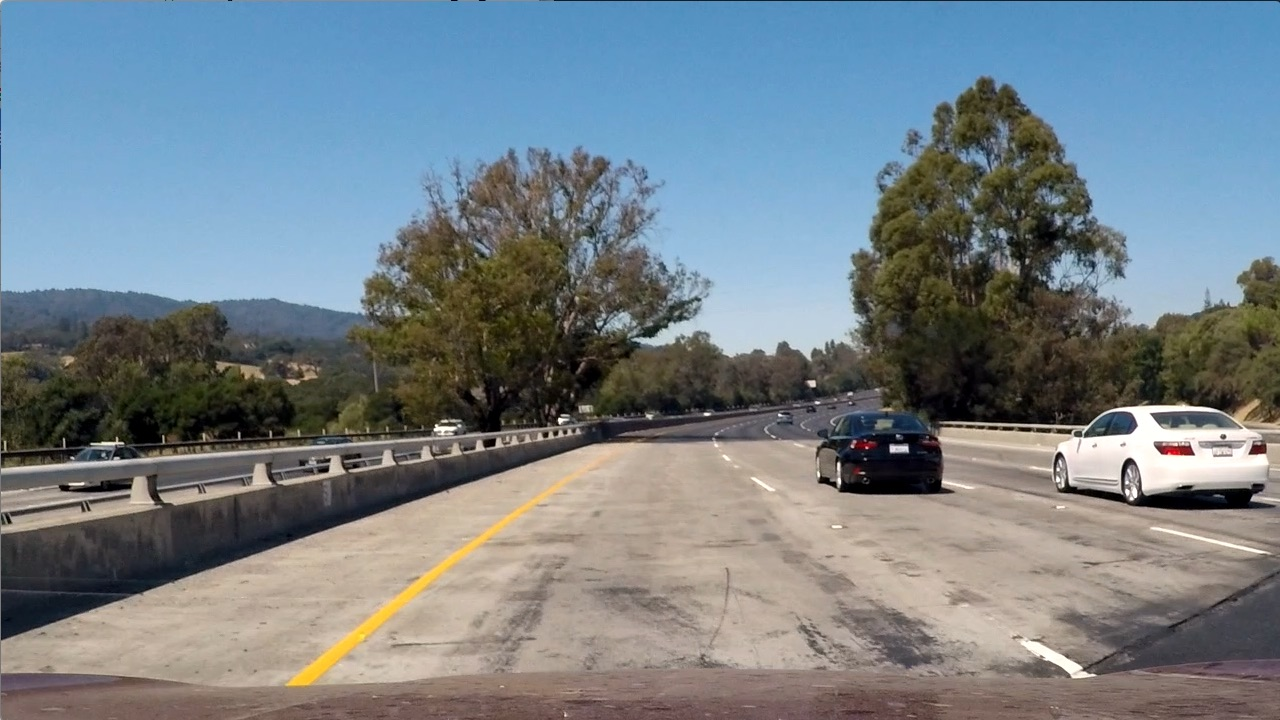
#> input picture test_images/test1.jpg, 1280 x 720 px
$ jupyter execute --allow-errors VDet.ipynb   (shell and % lines are left out)   (older library calls are emulated)
#> lines starting #> are read from the running program, lines starting #| are printed output that depends on the picture
[cell 1]
#Code pipelines are used from udacity course quizes

[cell 2]
import matplotlib.image as mpimg
import matplotlib.pyplot as plt
import numpy as np
import cv2
import glob
import time
from sklearn.svm import LinearSVC
from sklearn.preprocessing import StandardScaler
from skimage.feature import hog
from sklearn.model_selection import train_test_split
from skimage.feature import hog

[cell 3]
#Extracting the vehicle and non vehicle images
img1 = glob.glob('vehicles/*/*')
img2 = glob.glob('non-vehicles/*/*')
print(len(img1))
print(len(img2))
y = np.hstack(( (np.ones(len(img1))) , (np.zeros(len(img2))) ))
print("done")

#> (a cell that did not finish here is left out)

[cell 5]
#dataset features

print(y.shape)
'''plt.imshow(ximages[11])
print(y[11])'''

[cell 6]
# Define a function to return HOG features and visualization
def get_hog_features(img, orient, pix_per_cell, cell_per_block,
                        vis=False, feature_vec=True):
    # Call with two outputs if vis==True
    if vis == True:
        features, hog_image = hog(img, orientations=orient,
                                  pixels_per_cell=(pix_per_cell, pix_per_cell),
                                  cells_per_block=(cell_per_block, cell_per_block),
                                  transform_sqrt=True,
                                  visualise=vis, feature_vector=feature_vec)
        return features, hog_image
    # Otherwise call with one output
    else:
        features = hog(img, orientations=orient,
                       pixels_per_cell=(pix_per_cell, pix_per_cell),
                       cells_per_block=(cell_per_block, cell_per_block),
                       transform_sqrt=True,
                       visualise=vis, feature_vector=feature_vec)
        return features

# Define a function to compute binned color features
def bin_spatial(img, size=(32, 32)):
    # Use cv2.resize().ravel() to create the feature vector
    features = cv2.resize(img, size).ravel()
    # Return the feature vector
    return features

# Define a function to compute color histogram features
# NEED TO CHANGE bins_range if reading .png files with mpimg!
def color_hist(img, nbins=32, bins_range=(0, 256)):
    # Compute the histogram of the color channels separately
    channel1_hist = np.histogram(img[:,:,0], bins=nbins, range=bins_range)
    channel2_hist = np.histogram(img[:,:,1], bins=nbins, range=bins_range)
    channel3_hist = np.histogram(img[:,:,2], bins=nbins, range=bins_range)
    # Concatenate the histograms into a single feature vector
    hist_features = np.concatenate((channel1_hist[0], channel2_hist[0], channel3_hist[0]))
    # Return the individual histograms, bin_centers and feature vector
    return hist_features

#> (a cell that did not finish here is left out)

[cell 8]
# Define a function to extract features from a list of images
# Have this function call bin_spatial() and color_hist()
def extract_features(imgs, color_space='RGB', spatial_size=(32, 32),
                        hist_bins=32, orient=9,
                        pix_per_cell=8, cell_per_block=2, hog_channel=0,
                        spatial_feat=True, hist_feat=True, hog_feat=True):
    # Create a list to append feature vectors to
    features = []
    # Iterate through the list of images
    for file in imgs:
        file_features = []
        file_features2 = []
        # Read in each one by one
        image = mpimg.imread(file)
        # apply color conversion if other than 'RGB'
        if color_space != 'RGB':
            if color_space == 'HSV':
                feature_image = cv2.cvtColor(image, cv2.COLOR_RGB2HSV)
            elif color_space == 'LUV':
                feature_image = cv2.cvtColor(image, cv2.COLOR_RGB2LUV)
            elif color_space == 'HLS':
                feature_image = cv2.cvtColor(image, cv2.COLOR_RGB2HLS)
            elif color_space == 'YUV':
                feature_image = cv2.cvtColor(image, cv2.COLOR_RGB2YUV)
            elif color_space == 'YCrCb':
                feature_image = cv2.cvtColor(image, cv2.COLOR_RGB2YCrCb)
        else: feature_image = np.copy(image)


        spatial_features = bin_spatial(feature_image, size=spatial_size)
        file_features.append(spatial_features)
        # Apply color_hist()
        hist_features = color_hist(feature_image, nbins=hist_bins)
        file_features.append(hist_features)
        # Call get_hog_features() with vis=False, feature_vec=True
        if hog_channel == 'ALL':
            hog_features = []
            for channel in range(feature_image.shape[2]):
                hog_features.append(get_hog_features(feature_image[:,:,channel],
                                    orient, pix_per_cell, cell_per_block,
                                    vis=False, feature_vec=True))
            hog_features = np.ravel(hog_features)
        else:
            hog_features = get_hog_features(feature_image[:,:,hog_channel], orient,
                            pix_per_cell, cell_per_block, vis=False, feature_vec=True)
            # Append the new feature vector to the features list
        file_features.append(hog_features)

        features.append(np.concatenate(file_features))


        feature_image2 = cv2.flip(feature_image,1)

        spatial_features = bin_spatial(feature_image, size=spatial_size)
        file_features2.append(spatial_features)
        # Apply color_hist()
        hist_features = color_hist(feature_image, nbins=hist_bins)
        file_features2.append(hist_features)
        # Call get_hog_features() with vis=False, feature_vec=True
        if hog_channel == 'ALL':
            hog_features = []
            for channel in range(feature_image.shape[2]):
                hog_features.append(get_hog_features(feature_image[:,:,channel],
                                    orient, pix_per_cell, cell_per_block,
                                    vis=False, feature_vec=True))
            hog_features = np.ravel(hog_features)
        else:
            hog_features = get_hog_features(feature_image[:,:,hog_channel], orient,
                            pix_per_cell, cell_per_block, vis=False, feature_vec=True)
            # Append the new feature vector to the features list
        file_features2.append(hog_features)
        features.append(np.concatenate(file_features2))
    # Return list of feature vectors
    return features

[cell 9]
color_space = 'LUV'

'''def extract_features(imgs, color_space='RGB', spatial_size=(32, 32),
                        hist_bins=32, orient=9,
                        pix_per_cell=8, cell_per_block=2, hog_channel=0,
                        spatial_feat=True, hist_feat=True, hog_feat=True)
'''
f1 = extract_features(img1, color_space=color_space, spatial_size = (16,16),
                        hist_bins=32, orient = 8, pix_per_cell=8,
                        cell_per_block=2, hog_channel=0,spatial_feat=True, hist_feat=True, hog_feat=True)
f2 = extract_features(img2, color_space=color_space, spatial_size = (16,16),
                        hist_bins=32, orient = 8, pix_per_cell=8,
                        cell_per_block=2, hog_channel=0,spatial_feat=True, hist_feat=True, hog_feat=True)
print("done")

[cell 10]
print(len(f1))
print(len(f2))

[cell 11]
xtrain = np.vstack((f1,f2)).astype(np.float64)
ytrain = np.hstack(( (np.ones(len(f1))) , (np.zeros(len(f2))) ))
print(xtrain.shape)
print(ytrain.shape)

#> (the rest of this cell did not finish here and is left out)

[cell 12]
def slide_window(img, x_start_stop=[None, None], y_start_stop=[None, None],
                    xy_window=(64, 64), xy_overlap=(0.5, 0.5)):
    # If x and/or y start/stop positions not defined, set to image size
    if x_start_stop[0] == None:
        x_start_stop[0] = 0
    if x_start_stop[1] == None:
        x_start_stop[1] = img.shape[1]
    if y_start_stop[0] == None:
        y_start_stop[0] = 0
    if y_start_stop[1] == None:
        y_start_stop[1] = img.shape[0]
    # Compute the span of the region to be searched
    xspan = x_start_stop[1] - x_start_stop[0]
    yspan = y_start_stop[1] - y_start_stop[0]
    # Compute the number of pixels per step in x/y
    nx_pix_per_step = np.int(xy_window[0]*(1 - xy_overlap[0]))
    ny_pix_per_step = np.int(xy_window[1]*(1 - xy_overlap[1]))
    # Compute the number of windows in x/y
    nx_buffer = np.int(xy_window[0]*(xy_overlap[0]))
    ny_buffer = np.int(xy_window[1]*(xy_overlap[1]))
    nx_windows = np.int((xspan-nx_buffer)/nx_pix_per_step)
    ny_windows = np.int((yspan-ny_buffer)/ny_pix_per_step)
    # Initialize a list to append window positions to
    window_list = []
    # Loop through finding x and y window positions
    # Note: you could vectorize this step, but in practice
    # you'll be considering windows one by one with your
    # classifier, so looping makes sense
    for ys in range(ny_windows):
        for xs in range(nx_windows):
            # Calculate window position
            startx = xs*nx_pix_per_step + x_start_stop[0]
            endx = startx + xy_window[0]
            starty = ys*ny_pix_per_step + y_start_stop[0]
            endy = starty + xy_window[1]
            # Append window position to list
            window_list.append(((startx, starty), (endx, endy)))
    # Return the list of windows
    return window_list

# Define a function to draw bounding boxes on an image
def draw_boxes(img, bboxes, color, thick=6):
    imcopy = np.copy(img) # Make a copy of the image
    for bbox in bboxes: # Iterate through the bounding boxes
        cv2.rectangle(imcopy, bbox[0], bbox[1], color, thick)
    return imcopy

timg = mpimg.imread('test_images/test1.jpg')
#> timg is the input picture: shape (720, 1280, 3); mean R, G, B 117.5, 128.7, 135.5
plt.imshow(timg)
plt.show()
windows = slide_window(timg, x_start_stop=(0, timg.shape[1]), y_start_stop=(0, timg.shape[0]),
                    xy_window=(128, 128), xy_overlap=(0.5, 0.5))
#> windows = 190 items
window_img = draw_boxes(timg, windows, color=(0, 0, 255), thick=6)
#> the loop in draw_boxes, `for bbox in bboxes:` made 190 passes
#> bbox on passes 1 to 3: ((0, 0), (128, 128)), ((64, 0), (192, 128)), ((128, 0), (256, 128))
#> after the loop in draw_boxes, `for bbox in bboxes:`:
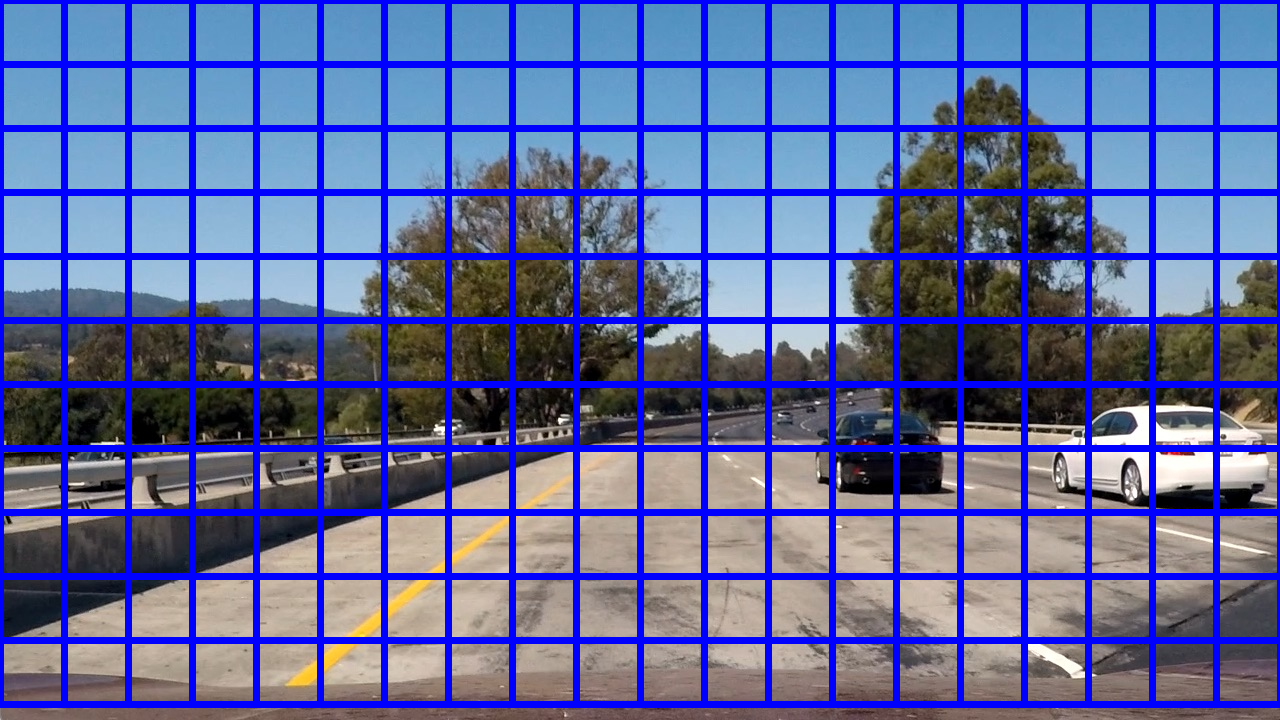
#> imcopy: shape (720, 1280, 3); mean R, G, B 92.9, 101.9, 160.4
plt.imshow(window_img)
plt.show()

[cell 13]
# [44 lines left out: function single_img_features, not called in this run]

[cell 14]
# Define a function you will pass an image
# and the list of windows to be searched (output of slide_windows())
# [29 lines left out: function search_windows, not called in this run]

[cell 15]
color_space = 'LUV'
orient = 8
pix_per_cell = 8
cell_per_block = 2
hog_channel = 0
spatial_size = (16, 16)
hist_bins = 32
spatial_feat = True
hist_feat = True
hog_feat = True

image = mpimg.imread('test_images/test6.jpg')
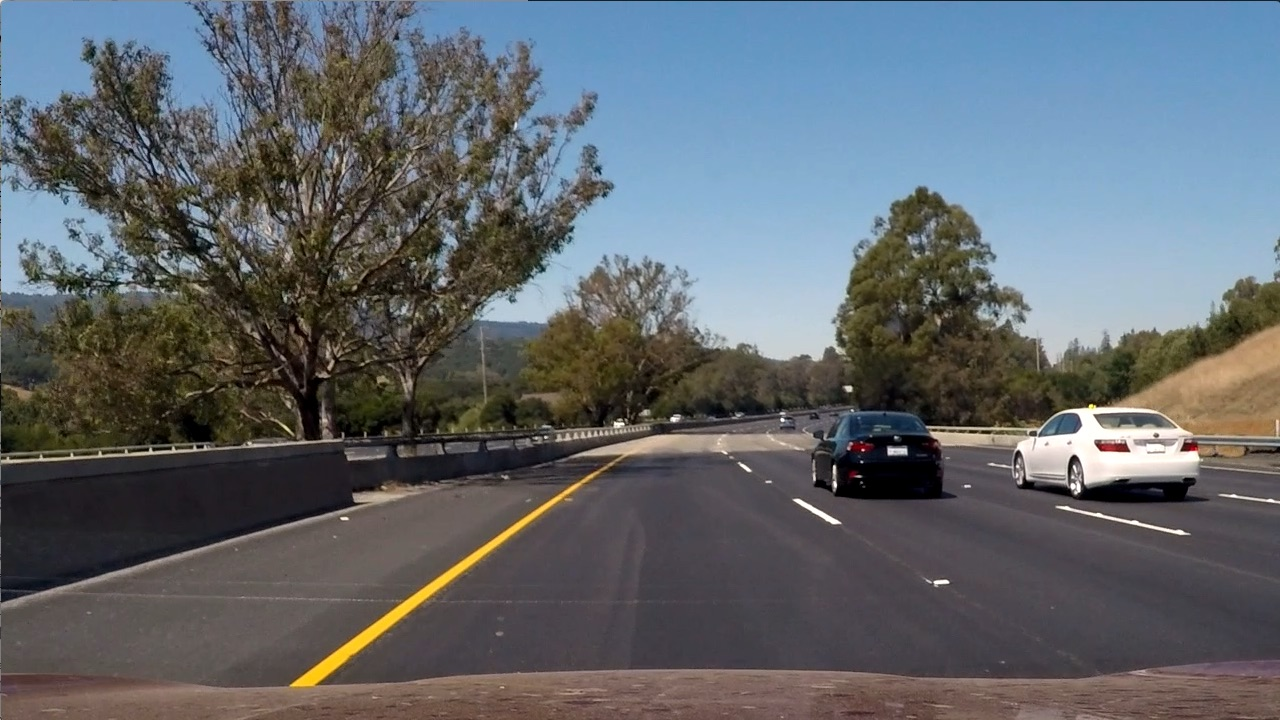
#> input picture test_images/test6.jpg, 1280 x 720 px
#> image is the input picture: shape (720, 1280, 3); mean R, G, B 97, 102.6, 107.9
image = image.astype(np.float32)/255
draw_image = np.copy(image)

windows = slide_window(image, x_start_stop=[None, None], y_start_stop=[400, 640],
                    xy_window=(128, 128), xy_overlap=(0.85, 0.85))
#> windows = 366 items

#> (the rest of this cell did not finish here and is left out)

[cell 16]
def convert_color(img):
    return cv2.cvtColor(img, cv2.COLOR_RGB2LUV)

def find_cars(img, ystart, ystop, xstart, xstop, scale, step):
#> called with ystart = 400, ystop = 656, xstart = 0, xstop = 1280, scale = 2, step = 2
    boxes = []
    draw_img = np.zeros_like(img)
    img_tosearch = img[ystart:ystop,xstart:xstop,:]
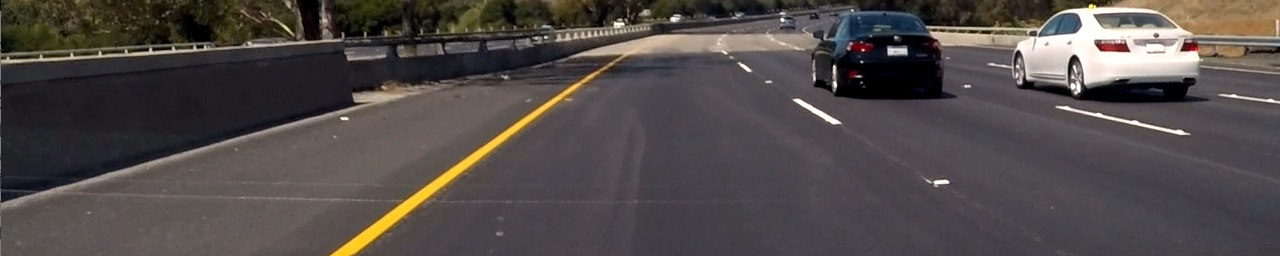
#> img_tosearch: shape (256, 1280, 3) float32; mean R, G, B 0.317, 0.292, 0.287
    ctrans_tosearch = convert_color(img_tosearch)
#> in convert_color, `return cv2.cvtColor(img, cv2.COLOR_RGB2LUV)`: returned value: shape (256, 1280, 3) float32; mean of channels 0, 1, 2 31.7, 3.7, 1.4
    if scale != 1:
        imshape = ctrans_tosearch.shape
#> imshape = (256, 1280, 3)
        ctrans_tosearch = cv2.resize(ctrans_tosearch, (np.int(imshape[1]/scale), np.int(imshape[0]/scale)))
#> ctrans_tosearch: shape (128, 640, 3) float32; mean of channels 0, 1, 2 31.7, 3.7, 1.4
    ch1 = ctrans_tosearch[:,:,0]
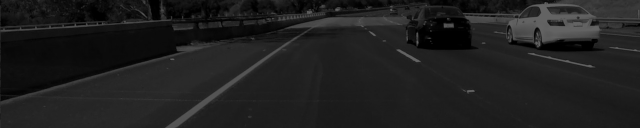
#> ch1: shape (128, 640) float32; min 0, max 100, mean 31.7
    ch2 = ctrans_tosearch[:,:,1]
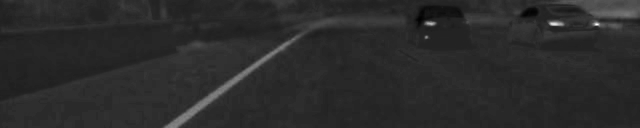
#> ch2: shape (128, 640) float32; min -16.82, max 102.6, mean 3.7; drawn with min black and max white
    ch3 = ctrans_tosearch[:,:,2]
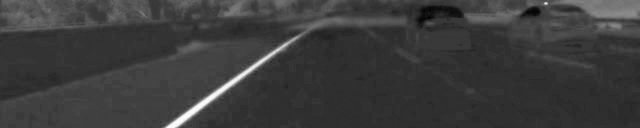
#> ch3: shape (128, 640) float32; min -25.49, max 87.55, mean 1.4; drawn with min black and max white
    # Define blocks and steps as above
    nxblocks = (ch1.shape[1] // pix_per_cell)-1
#> nxblocks = 79
    nyblocks = (ch1.shape[0] // pix_per_cell)-1
#> nyblocks = 15
    nfeat_per_block = orient*cell_per_block**2
    # 64 was the orginal sampling rate, with 8 cells and 8 pix per cell
    window = 64
    nblocks_per_window = (window // pix_per_cell) -1
    cells_per_step = step  # Instead of overlap, define how many cells to step
    nxsteps = (nxblocks - nblocks_per_window) // cells_per_step
#> nxsteps = 36
    nysteps = (nyblocks - nblocks_per_window) // cells_per_step
#> nysteps = 4
    # Compute individual channel HOG features for the entire image
    hog1 = get_hog_features(ch1, orient, pix_per_cell, cell_per_block, feature_vec=False)
    for xb in range(nxsteps):
        for yb in range(nysteps):
            ypos = yb*cells_per_step
            xpos = xb*cells_per_step
            # Extract HOG for this patch
            hog_features = hog1[ypos:ypos+nblocks_per_window, xpos:xpos+nblocks_per_window].ravel()
            xleft = xpos*pix_per_cell
            ytop = ypos*pix_per_cell
            # Extract the image patch
            subimg = ctrans_tosearch[ytop:ytop+window, xleft:xleft+window]
            # Get color features
            spatial_features = bin_spatial(subimg, size=spatial_size)
            hist_features = color_hist(subimg, nbins=hist_bins)
            # Scale features and make a prediction
            test_features = X_scaler.transform(np.hstack((spatial_features, hist_features, hog_features)).reshape(1, -1))
            test_prediction = svc.predict(test_features)
            if test_prediction == 1:
                xbox_left = np.int(xleft*scale)+xstart
                ytop_draw = np.int(ytop*scale)
                win_draw = np.int(window*scale)
                boxes.append(((int(xbox_left), int(ytop_draw+ystart)),(int(xbox_left+win_draw),int(ytop_draw+win_draw+ystart))))
#> subimg: shape (64, 64, 3) float32; mean of channels 0, 1, 2 19, 2, 5.5
#> after the loop, boxes = []
    return boxes

[cell 17]
img = mpimg.imread('test_images/test6.jpg')
img = img.astype(np.float32)/255
#> (the rest of this cell did not finish here and is left out)

[cell 18]
# [30 lines left out: functions add_heat, apply_threshold, draw_labeled_bboxes, not called in this run]

[cell 19]
def heatmap_vis(image):
    draw_image = np.copy(image)
    image = image.astype(np.float32)/255

    #find_cars(img, ystart, ystop, xstart, xstop, scale, step)
    box = find_cars(image, 400, 656, 0, img.shape[1], 2, 2)
    box = find_cars(image, 400, 500, 0, img.shape[1], 1, 2)

    heat = np.zeros_like(image[:,:,0]).astype(np.float)
    heat = add_heat(heat, box)

    heat = apply_threshold(heat,1)
    heatmap = np.clip(heat, 0, 255)
    return heatmap

img = mpimg.imread('test_images/test6.jpg')
plt.imshow(img)
plt.title("Original Image")
plt.show()
#> (the rest of this cell did not finish here and is left out)

[cell 20]
from scipy.ndimage.measurements import label
def finalpipe(image):
    draw_image = np.copy(image)
    image = image.astype(np.float32)/255

    #find_cars(img, ystart, ystop, xstart, xstop, scale, step)
    box = find_cars(image, 400, 656, 0, img.shape[1], 2, 2)
    box = find_cars(image, 400, 500, 0, img.shape[1], 1, 2)

    heat = np.zeros_like(image[:,:,0]).astype(np.float)
    heat = add_heat(heat, box)

    heat = apply_threshold(heat,1)
    heatmap = np.clip(heat, 0, 255)

    labels = label(heatmap)
    ik = draw_labeled_bboxes(draw_image, labels)
    return ik

img = mpimg.imread('test_images/test6.jpg')
#> (the rest of this cell did not finish here and is left out)

[cell 21]
# Import everything needed to edit/save/watch video clips
from moviepy.editor import VideoFileClip
from IPython.display import HTML

[cell 22]
white_output = 'white3.mp4'
#> white_output = 'white3.mp4'

#> (the rest of this cell did not finish here and is left out)
